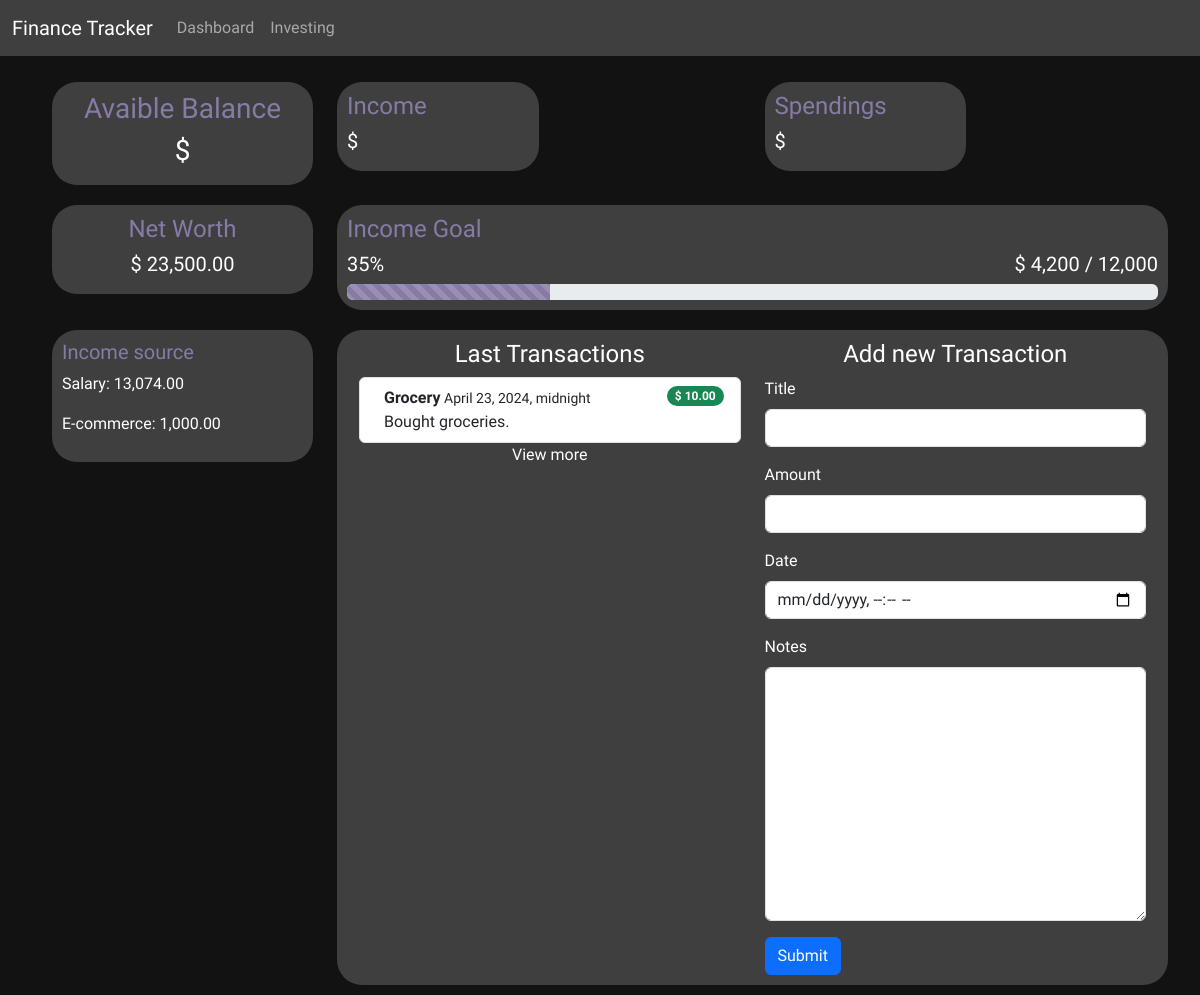
/, run on an earlier commit of the app's database.
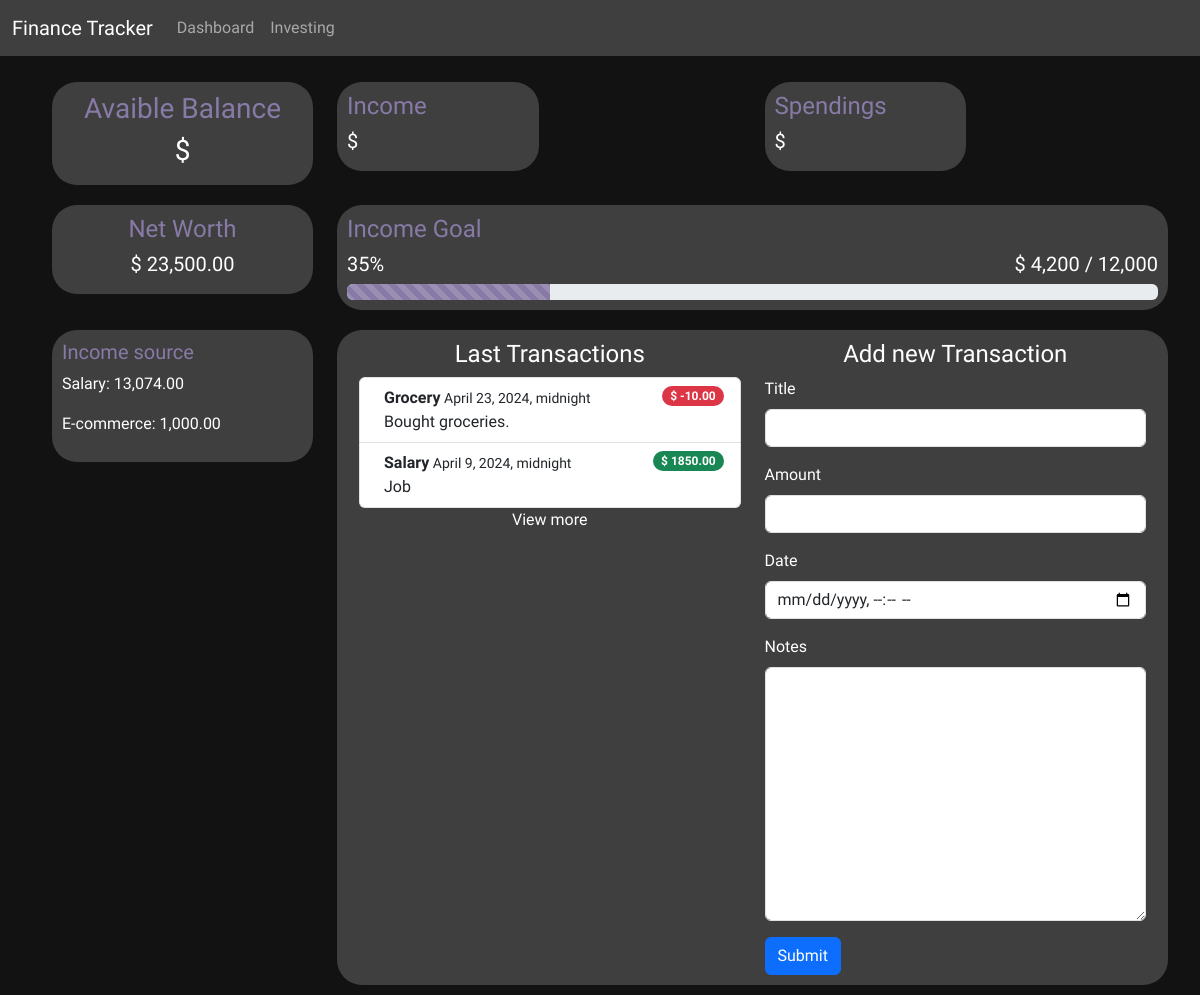
And on a later commit of the database.
### FinanceTracker/models.py (models this page shows, shortened)
class Transaction(models.Model):
    id = models.AutoField(primary_key=True)
    title = models.CharField(max_length=40)
    amount = models.DecimalField(max_digits=9, decimal_places=2)
    date = models.DateTimeField()
    notes = models.CharField(max_length=255)
    account = models.ForeignKey(Account, on_delete=models.CASCADE, related_name='transactions')

### FinanceTracker/views.py (the view)
# urls.py: path("", views.main, name="main"),
def main(request):
    template = loader.get_template('index.html')
    main_account = Account.objects.get(name="main")
    transactions_main_account = main_account.transactions.all().order_by('-date')
    balance = main_account.balance
    if request.method == 'POST':
        form = NewTransactionForm(request.POST)
        if form.is_valid():
            new_transaction = form.save(commit=False)
            new_transaction.account = main_account
            new_transaction.save()
            return redirect('main')  # Redirect to a success page, not the template itself
    else:
        form = NewTransactionForm()  # Initialize an unbound form for GET requests
    context = {
         'main_account': main_account,
         'transactions_main_account': transactions_main_account,
         'form': form,
    }
    return render(request, "index.html", context)

### FinanceTracker/NewTransactionForm.py
class NewTransactionForm(forms.ModelForm):
     class Meta:
        model = Transaction
        fields = ['title', 'amount', 'date', 'notes']
        widgets = {
          'title': forms.TextInput(attrs={'class': 'form-control', 'aria-describedby': 'titleHelp'}),
          'amount': forms.NumberInput(attrs={'class': 'form-control', 'aria-describedby': 'amountHelp'}),
          'date': forms.DateTimeInput(attrs={'class': 'form-control', 'aria-describedby': 'dateHelp', 'type': 'datetime-local'}),
          'notes': forms.Textarea(attrs={'class': 'form-control', 'aria-describedby': 'notesHelp'}),
        }

### FinanceTracker/templates/index.html (shortened to what this page needs)
{% extends "master.html" %}
{% load static %}
{% block extra_head %}
    <link rel="stylesheet" href="{% static 'css/dashboardStyle.css' %}" >
{% endblock %}
{% block content %}
<div class="container mt-3">
	<div class="row">
		<div class="col-md-3">
            <div class="info-box">
                <h3 class="text-center color-info">Avaible Balance</h3>
			    <h3 class="text-center">$ {{ balance }}</h3>
            </div>
		</div>
		<div class="col-md-9">
            <div class="row">
                <div class="col-md-6">
                    <div class="info-box box-small">
                        <h4 class="color-info">Income</h4>
                        <h5>$ {{ income }}</h5>
                    </div>
                </div>
                <div class="col-md-6">
                    <div class="info-box box-small">
                        <h4 class="color-info">Spendings</h4>
                        <h5>$ {{ spendings }}</h5>
                    </div>
                </div>
            </div>
		</div>
	</div>
	<div class="row">
		<div class="col-md-3">
            <div class="info-box">
                <h4 class="color-info text-center">Net Worth</h4>
                <h5 class="text-center">$ 23,500.00</h5>
            </div>
		</div>
		<div class="col-md-9">
            <div class="info-box" >
                <h4 class="color-info">Income Goal</h4>
                <div class="row">
                    <div class="col-md-6">
                        <h5>35%</h5>
                    </div>
                    <div class="col-md-6 text-end">
                        <h5>$ 4,200 / 12,000</h5>
                    </div>
                </div>
                <div class="progress">
                    <div class="progress-bar bg-custom-primary progress-bar-striped progress-bar-animated" role="progressbar" style="width: 25%" aria-valuenow="25" aria-valuemin="0" aria-valuemax="100"></div>
                </div>
		</div>
	</div>
</div>
<div class="row">
    <div class="col-md-3">
        <div class="info-box">
            <h5 class="color-info">Income source</h5>
            <p>Salary: 13,074.00</p>
            <p>E-commerce: 1,000.00</p>
        </div>
    </div>
    <div class="col-md-9">
        <div class="row info-box">
            <div class="col-md-6">
                <h4 class="text-center">Last Transactions</h4>
                <ol class="list-group">
                    {% for x in transactions_main_account %}
                        <li class="list-group-item d-flex d-flex align-items-start">
                            <div class="ms-2 me-auto">
                                <div><span class="fw-bold">{{ x.title }}</span><small> {{ x.date }}</small></div>
                                {{ x.notes }}
                            </div>
                            {% if x.amount < 0 %}
                                <span class="badge bg-danger rounded-pill">$ {{ x.amount }}</span>
                            {% elif x.amount > 0 %}
                                <span class="badge bg-success rounded-pill">$ {{ x.amount }}</span>
                            {% else %}
                                <span class="badge bg-secondary rounded-pill">$ {{ x.amount }}</span>
                            {% endif %}
                        </li>
                    {% endfor %}
                </ol>
                <p class="text-center">View more</p>
            </div>
            <div class="col-md-6">
                <h4 class="text-center">Add new Transaction</h4>
                <div class="row">
                    <form method="post" action="{% url 'main' %}">
                        {% for field in form %}
                            <div class="mb-3">
                                <label for="{{ field.id_for_label }}" class="form-label">{{ field.label }}</label>
                                {{ field }}
                            </div>
                        {% endfor %}
                        <button type="submit" class="btn btn-primary">Submit</button>
                      </form>
                </div>
            </div>
        </div>
    </div>
</div>
{% endblock %}

### FinanceTracker/templates/master.html (shortened to what this page needs)
{% load static %}
<!DOCTYPE html>
<html lang="en">
<head>
    {% load bootstrap5 %}
    {% bootstrap_css %}
    <link rel="stylesheet" href="{% static 'global.css' %}" >
    <link rel="stylesheet" href="{% static 'css/masterStyle.css' %}" >
    {% block extra_head %}
    {% endblock %}
</head>
<body>
    <nav class="navbar navbar-expand-lg bg-custom-lightgrey navbar-dark">
        <div class="container-fluid">
            <a href="#" class="navbar-brand">Finance Tracker</a>
            <div class="collapse navbar-collapse" id="navbarSupportedContent">
                <ul class="navbar-nav me-auto mb-2 mb-lg-0" id="navbarText">
                    <li class="nav-item">
                        <a class="nav-link" href="#">Dashboard</a>
                    </li>
                    <li class="nav-item">
                        <a class="nav-link" href="#">Investing</a>
                    </li>
                </ul>
            </div>
        </div>
    </nav>
    {% block content %}
    {% endblock %}
</body>
</html>

### staticFiles/global.css (style rules this page uses)
body { font-family: 'Work Sans', sans-serif; background-color: #121212; color: white; }
.bg-custom-lightgrey { background-color: #3f3f3f; }

### FinanceTracker/static/css/dashboardStyle.css (style rules this page uses)
.color-info { color: #887AA6; }
.info-box { background-color: #3f3f3f; border-radius: 25px; padding: 10px; margin: 10px; width: 100%; }
.box-small { width: 50%; }
.bg-custom-primary { background-color: #887AA6 !important; }

What changed in the data, as far as the page shows it:
changed Transaction "Grocery": amount "10.00" → "-10.00"
added Transaction: title "Salary", date "April 9, 2024, midnight", notes "Job", amount "1850.00"
